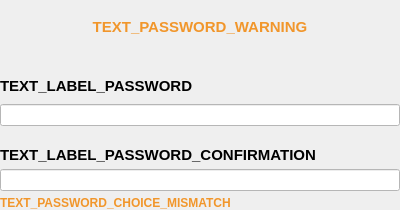
<?xml version="1.0" encoding="UTF-8"?>
<ui version="4.0">
 <class>PasswordAuthenticationWidget</class>
 <widget class="QWidget" name="PasswordAuthenticationWidget">
  <property name="geometry">
   <rect>
    <x>0</x>
    <y>0</y>
    <width>400</width>
    <height>210</height>
   </rect>
  </property>
  <property name="minimumSize">
   <size>
    <width>0</width>
    <height>210</height>
   </size>
  </property>
  <property name="windowTitle">
   <string>Form</string>
  </property>
  <property name="styleSheet">
   <string notr="true">#label_mismatch {
	color: #F1962B;
}

#label_password_warning {
	color: #F1962B;
}

#line_edit_password {
  background-color: #FFFFFF;
}

#line_edit_password_check {
  background-color: #FFFFFF;
}</string>
  </property>
  <layout class="QVBoxLayout" name="verticalLayout">
   <property name="spacing">
    <number>20</number>
   </property>
   <property name="leftMargin">
    <number>0</number>
   </property>
   <property name="topMargin">
    <number>0</number>
   </property>
   <property name="rightMargin">
    <number>0</number>
   </property>
   <property name="bottomMargin">
    <number>0</number>
   </property>
   <item>
    <widget class="QLabel" name="label_password_warning">
     <property name="font">
      <font>
       <pointsize>11</pointsize>
       <weight>75</weight>
       <bold>true</bold>
      </font>
     </property>
     <property name="text">
      <string>TEXT_PASSWORD_WARNING</string>
     </property>
     <property name="alignment">
      <set>Qt::AlignCenter</set>
     </property>
     <property name="wordWrap">
      <bool>true</bool>
     </property>
    </widget>
   </item>
   <item>
    <layout class="QVBoxLayout" name="verticalLayout_14">
     <property name="spacing">
      <number>5</number>
     </property>
     <item>
      <widget class="QLabel" name="label_password">
       <property name="font">
        <font>
         <pointsize>11</pointsize>
         <weight>75</weight>
         <bold>true</bold>
        </font>
       </property>
       <property name="text">
        <string>TEXT_LABEL_PASSWORD</string>
       </property>
       <property name="alignment">
        <set>Qt::AlignLeading|Qt::AlignLeft|Qt::AlignVCenter</set>
       </property>
      </widget>
     </item>
     <item>
      <widget class="QLineEdit" name="line_edit_password">
       <property name="minimumSize">
        <size>
         <width>0</width>
         <height>0</height>
        </size>
       </property>
       <property name="text">
        <string/>
       </property>
       <property name="echoMode">
        <enum>QLineEdit::Password</enum>
       </property>
       <property name="placeholderText">
        <string/>
       </property>
      </widget>
     </item>
    </layout>
   </item>
   <item>
    <layout class="QVBoxLayout" name="verticalLayout_15">
     <property name="spacing">
      <number>5</number>
     </property>
     <item>
      <widget class="QLabel" name="label_confirmation">
       <property name="font">
        <font>
         <pointsize>11</pointsize>
         <weight>75</weight>
         <bold>true</bold>
        </font>
       </property>
       <property name="text">
        <string>TEXT_LABEL_PASSWORD_CONFIRMATION</string>
       </property>
       <property name="alignment">
        <set>Qt::AlignLeading|Qt::AlignLeft|Qt::AlignVCenter</set>
       </property>
      </widget>
     </item>
     <item>
      <widget class="QLineEdit" name="line_edit_password_check">
       <property name="minimumSize">
        <size>
         <width>0</width>
         <height>0</height>
        </size>
       </property>
       <property name="echoMode">
        <enum>QLineEdit::Password</enum>
       </property>
       <property name="placeholderText">
        <string/>
       </property>
      </widget>
     </item>
     <item>
      <widget class="QLabel" name="label_mismatch">
       <property name="font">
        <font>
         <weight>75</weight>
         <bold>true</bold>
        </font>
       </property>
       <property name="text">
        <string>TEXT_PASSWORD_CHOICE_MISMATCH</string>
       </property>
       <property name="wordWrap">
        <bool>true</bool>
       </property>
      </widget>
     </item>
    </layout>
   </item>
   <item>
    <layout class="QHBoxLayout" name="layout_password_strength"/>
   </item>
  </layout>
 </widget>
 <resources/>
 <connections/>
</ui>
